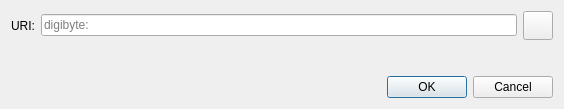
<?xml version="1.0" encoding="UTF-8"?>
<ui version="4.0">
 <class>OpenURIDialog</class>
 <widget class="QDialog" name="OpenURIDialog">
  <property name="geometry">
   <rect>
    <x>0</x>
    <y>0</y>
    <width>564</width>
    <height>109</height>
   </rect>
  </property>
  <property name="windowTitle">
   <string>Open digibyte URI</string>
  </property>
  <layout class="QVBoxLayout" name="verticalLayout">
   <item>
    <layout class="QHBoxLayout" name="horizontalLayout">
     <item>
      <widget class="QLabel" name="label">
       <property name="text">
        <string>URI:</string>
       </property>
      </widget>
     </item>
     <item>
      <widget class="QValidatedLineEdit" name="uriEdit">
       <property name="placeholderText">
        <string notr="true">digibyte:</string>
       </property>
      </widget>
     </item>
     <item>
      <widget class="QToolButton" name="pasteButton">
       <property name="toolTip">
        <string extracomment="Tooltip text for button that allows you to paste an address that is in your clipboard.">Paste address from clipboard</string>
       </property>
       <property name="text">
        <string/>
       </property>
       <property name="icon">
        <iconset resource="../digibyte.qrc">
         <normaloff>:/icons/editpaste</normaloff>:/icons/editpaste
        </iconset>
       </property>
       <property name="iconSize">
        <size>
         <width>22</width>
         <height>22</height>
        </size>
       </property>
      </widget>
     </item>
    </layout>
   </item>
   <item>
    <spacer name="verticalSpacer">
     <property name="orientation">
      <enum>Qt::Vertical</enum>
     </property>
     <property name="sizeHint" stdset="0">
      <size>
       <width>20</width>
       <height>40</height>
      </size>
     </property>
    </spacer>
   </item>
   <item>
    <widget class="QDialogButtonBox" name="buttonBox">
     <property name="orientation">
      <enum>Qt::Horizontal</enum>
     </property>
     <property name="standardButtons">
      <set>QDialogButtonBox::Cancel|QDialogButtonBox::Ok</set>
     </property>
    </widget>
   </item>
  </layout>
 </widget>
 <customwidgets>
  <customwidget>
   <class>QValidatedLineEdit</class>
   <extends>QLineEdit</extends>
   <header>qt/qvalidatedlineedit.h</header>
  </customwidget>
 </customwidgets>
 <resources/>
 <connections>
  <connection>
   <sender>buttonBox</sender>
   <signal>accepted()</signal>
   <receiver>OpenURIDialog</receiver>
   <slot>accept()</slot>
   <hints>
    <hint type="sourcelabel">
     <x>248</x>
     <y>254</y>
    </hint>
    <hint type="destinationlabel">
     <x>157</x>
     <y>274</y>
    </hint>
   </hints>
  </connection>
  <connection>
   <sender>buttonBox</sender>
   <signal>rejected()</signal>
   <receiver>OpenURIDialog</receiver>
   <slot>reject()</slot>
   <hints>
    <hint type="sourcelabel">
     <x>316</x>
     <y>260</y>
    </hint>
    <hint type="destinationlabel">
     <x>286</x>
     <y>274</y>
    </hint>
   </hints>
  </connection>
 </connections>
</ui>
